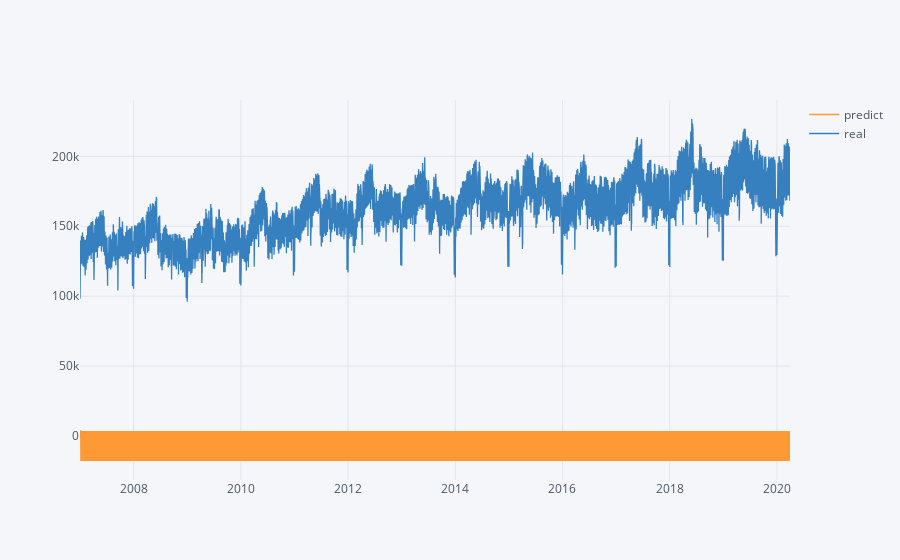

Source (notebook cell):
### Code cell
plotting.iplot()

### Figure 1 — Plotly figure (JSON) as saved in the notebook; plotly's stock layout.template omitted (floating-point values rounded to 4 significant figures; data arrays with more than 128 entries replaced by an {"elided": "..."} marker saying what was removed)
{"data": [{"line": {"color": "rgba(255, 153, 51, 1.0)", "dash": "solid", "shape": "linear", "width": 1.3}, "mode": "lines", "name": "predict", "text": "", "type": "scatter", "x": {"elided": "4838 str values"}, "y": {"elided": "4838 float values"}}, {"line": {"color": "rgba(55, 128, 191, 1.0)", "dash": "solid", "shape": "linear", "width": 1.3}, "mode": "lines", "name": "real", "text": "", "type": "scatter", "x": {"elided": "4838 str values"}, "y": {"elided": "4838 float values"}}], "layout": {"legend": {"bgcolor": "#F5F6F9", "font": {"color": "#4D5663"}}, "paper_bgcolor": "#F5F6F9", "plot_bgcolor": "#F5F6F9", "title": {"font": {"color": "#4D5663"}}, "xaxis": {"gridcolor": "#E1E5ED", "showgrid": true, "tickfont": {"color": "#4D5663"}, "title": {"font": {"color": "#4D5663"}, "text": ""}, "zerolinecolor": "#E1E5ED"}, "yaxis": {"gridcolor": "#E1E5ED", "showgrid": true, "tickfont": {"color": "#4D5663"}, "title": {"font": {"color": "#4D5663"}, "text": ""}, "zerolinecolor": "#E1E5ED"}}}
